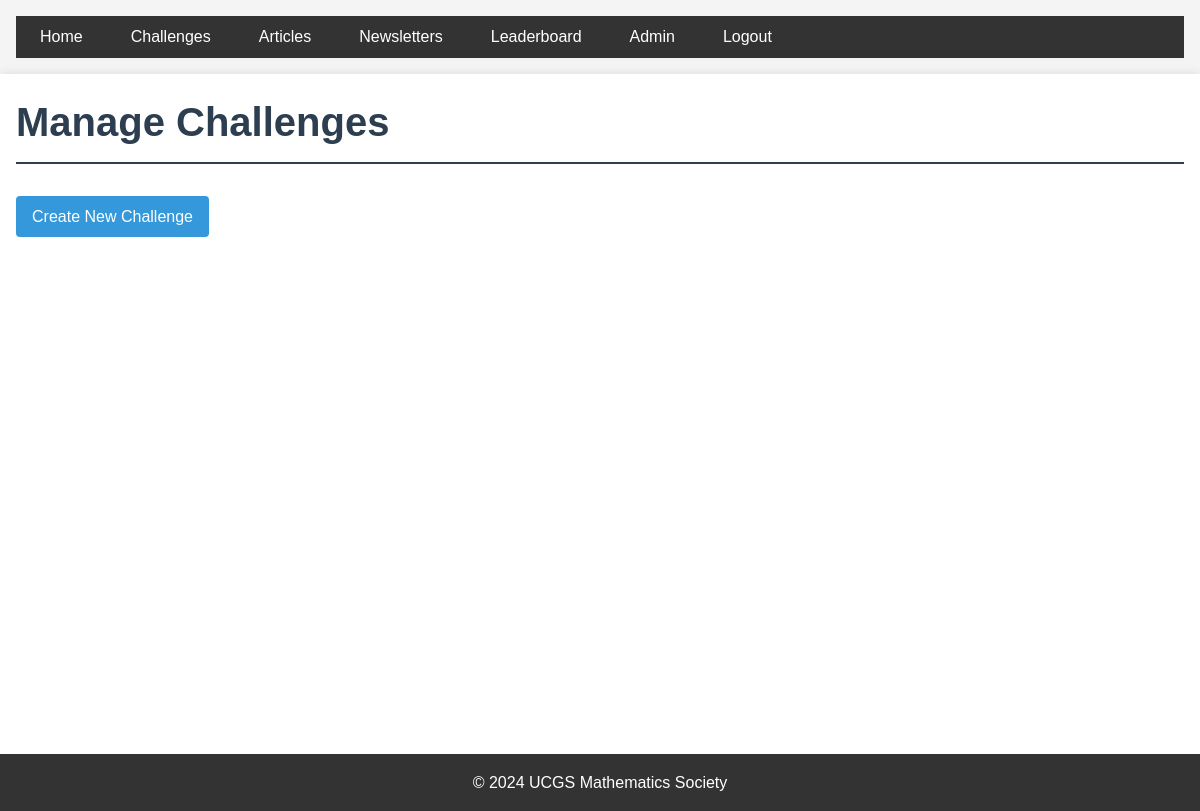
The page /admin/challenges (signed in) on the database as committed earlier.
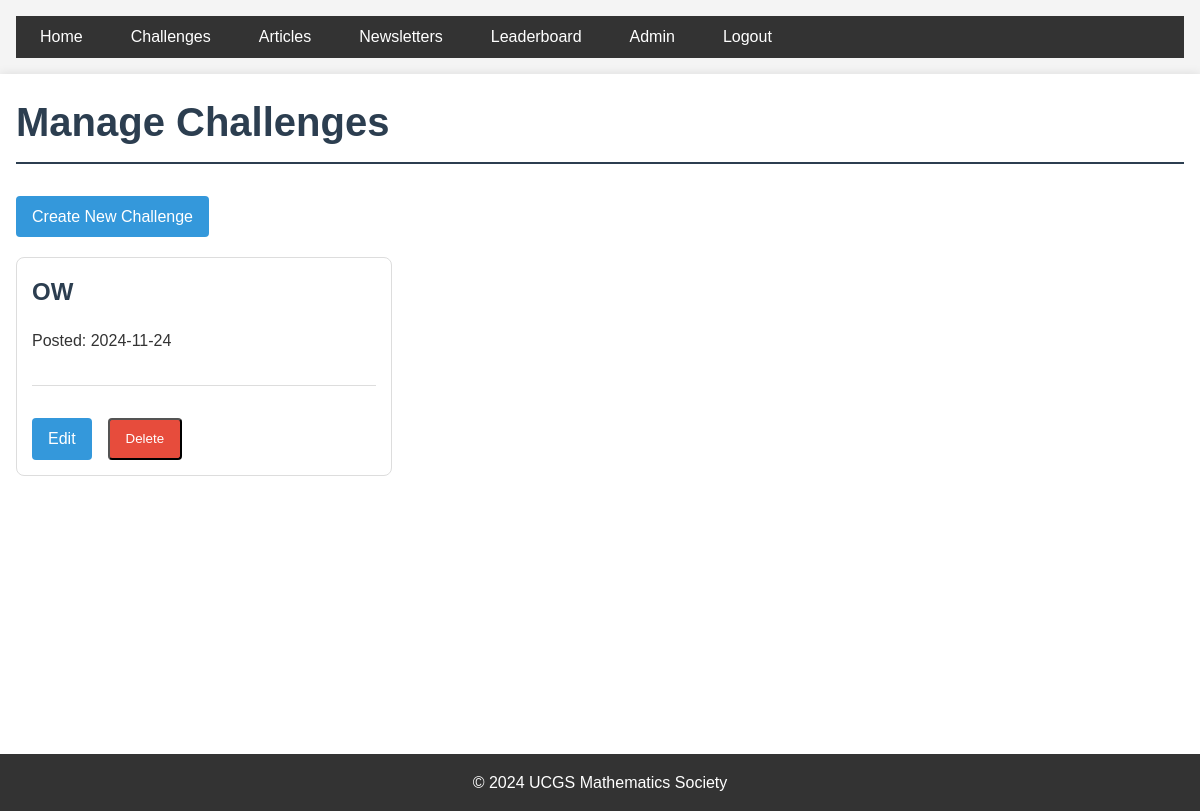
The same page on the database as committed later.
### app/models.py (models this page shows)
class Challenge(db.Model):
    id = db.Column(db.Integer, primary_key=True, autoincrement=True)
    title = db.Column(db.String(100), nullable=False)
    content = db.Column(db.Text, nullable=False)
    date_posted = db.Column(db.DateTime, nullable=False, default=datetime.utcnow)
    file_url = db.Column(db.String(100))
    key_stage = db.Column(db.String(3), nullable=False)
    answer_boxes = db.relationship('ChallengeAnswerBox', backref='challenge', lazy=True, cascade='all, delete-orphan')
    submissions = db.relationship('AnswerSubmission', backref='challenge', lazy=True)

### app/admin/routes.py (the view)
@bp.route('/admin/challenges')
@login_required
def manage_challenges():
    if not current_user.is_admin:
        flash('You do not have permission to access this page.')
        return redirect(url_for('main.index'))
    challenges = Challenge.query.order_by(Challenge.date_posted.desc()).all()
    return render_template('admin/manage_challenges.html', title='Manage Challenges', challenges=challenges)

### app/__init__.py (called while the page is built)
def create_app(config_class=Config):
    app = Flask(__name__)
    app.config.from_object(config_class)
    app.logger.setLevel(logging.INFO)
    ckeditor.init_app(app)
    db.init_app(app)
    login_manager.init_app(app)
    @login_manager.user_loader
    def load_user(user_id):
        return User.query.get(int(user_id))
    migrate.init_app(app, db, render_as_batch=True)
    from app.auth import bp as auth_bp
    app.register_blueprint(auth_bp)
    from app.main import bp as main_bp
    app.register_blueprint(main_bp)
    from app.admin import bp as admin_bp
    app.register_blueprint(admin_bp)
    return app

### app/templates/admin/manage_challenges.html (shortened to what this page needs)
{% extends "base.html" %}
{% block content %}
<div class="admin-dashboard">
    <h1>Manage Challenges</h1>
    <a href="{{ url_for('admin.create_challenge') }}" class="button">Create New Challenge</a>
    <div class="challenge-grid">
        {% for challenge in challenges %}
        <div class="challenge-card">
            <h2>{{ challenge.title }}</h2>
            <p>Posted: {{ challenge.date_posted.strftime('%Y-%m-%d') }}</p>
            <div class="challenge-actions">
                <a href="{{ url_for('admin.edit_challenge', challenge_id=challenge.id) }}"
                   class="button">Edit</a>
                <button class="button delete-button"
                        onclick="confirmDelete({{ challenge.id }})">
                    Delete
                </button>
            </div>
        </div>
        {% endfor %}
    </div>
</div>
{% endblock %}

Rows that differ between the two databases and show on the page:
added Challenge: title "OW", date_posted "2024-11-24"
